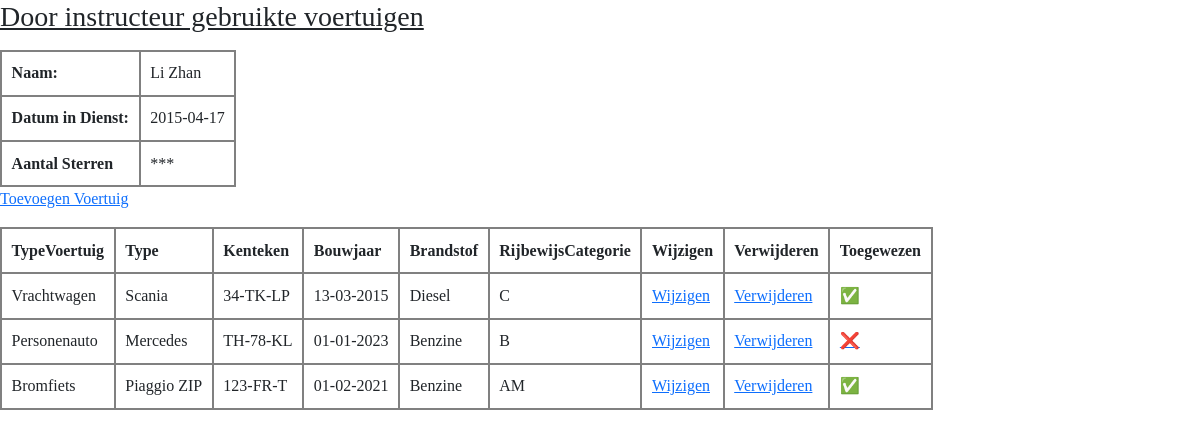
Before: /instructeur/overzichtVoertuigen/1 with the older database file.
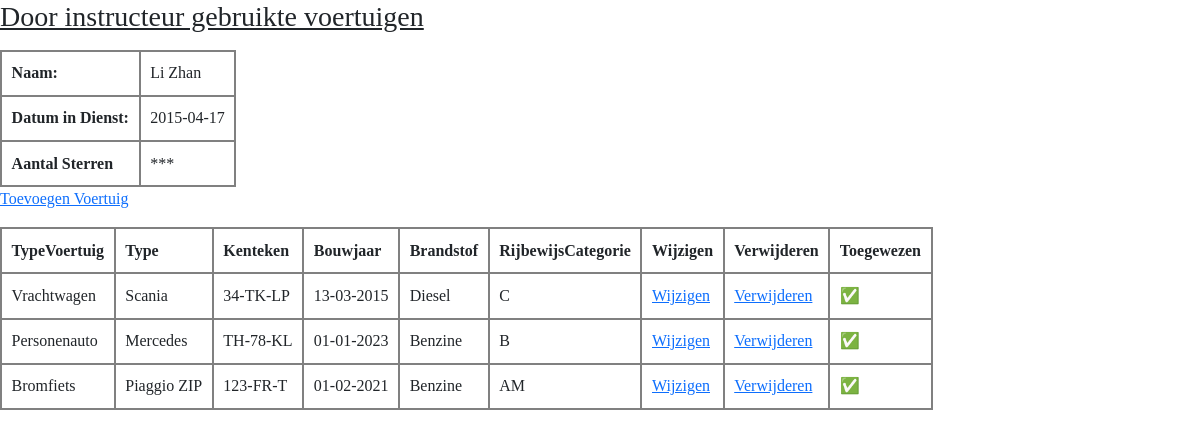
After: the same page with the newer database file.
### tables this page shows
CREATE TABLE IF NOT EXISTS Instructeur
(
    Id              TINYINT         UNSIGNED        NOT NULL    AUTO_INCREMENT
   ,Voornaam        VARCHAR(50)                     NOT NULL
   ,Tussenvoegsel   VARCHAR(10)                     NOT NULL
   ,Achternaam      VARCHAR(50)                     NOT NULL
   ,Mobiel          VARCHAR(12)                     NOT NULL
   ,DatumInDienst   DATE                            NOT NULL
   ,AantalSterren   VARCHAR(6)                      NOT NULL
   ,IsActief        BIT                             NOT NULL    DEFAULT 1
   ,Opmerkingen     VARCHAR(250)                        NULL    DEFAULT NULL
   ,DatumAangemaakt DateTime(6)                     NOT NULL
   ,DatumGewijzigd  DateTime(6)                     NOT NULL

   ,CONSTRAINT      PK_Instructeur_Id   PRIMARY KEY CLUSTERED(Id)
);

CREATE TABLE IF NOT EXISTS Voertuig
(
    Id                  TINYINT         UNSIGNED        NOT NULL    AUTO_INCREMENT
   ,Kenteken            VARCHAR(12)                     NOT NULL
   ,Type                VARCHAR(20)                     NOT NULL
   ,Bouwjaar            DATE                            NOT NULL
   ,Brandstof           VARCHAR(20)                     NOT NULL  
   ,TypeVoertuigId      TINYINT         UNSIGNED        NOT NULL  
   ,IsActief            BIT                             NOT NULL    DEFAULT 1
   ,Opmerkingen         VARCHAR(250)                        NULL    DEFAULT NULL
   ,DatumAangemaakt     DateTime(6)                     NOT NULL
   ,DatumGewijzigd      DateTime(6)                     NOT NULL

   ,CONSTRAINT      PK_Voertuig_Id   PRIMARY KEY CLUSTERED(Id)
   ,CONSTRAINT      FK_Voertuig_TypeVoertuigId_TypeVoertuig_Id  FOREIGN KEY (TypeVoertuigId) REFERENCES TypeVoertuig(Id)
);

CREATE TABLE IF NOT EXISTS TypeVoertuig
(
    Id                  TINYINT         UNSIGNED        NOT NULL    AUTO_INCREMENT
   ,TypeVoertuig        VARCHAR(20)                     NOT NULL
   ,Rijbewijscategorie  VARCHAR(5)                      NOT NULL
   ,IsActief            BIT                             NOT NULL    DEFAULT 1
   ,Opmerkingen         VARCHAR(250)                        NULL    DEFAULT NULL
   ,DatumAangemaakt     DateTime(6)                     NOT NULL
   ,DatumGewijzigd      DateTime(6)                     NOT NULL

   ,CONSTRAINT      PK_TypeVoertuig_Id   PRIMARY KEY CLUSTERED(Id)
);

### app/libraries/Database.php (called while the page is built, shortened)
<?php
class Database
{
    private $dbHandler;
    private $statement;
    public function __construct()
    {
        $conn = 'mysql:host=' . DB_HOST . ';dbname=' . DB_NAME . ';charset=UTF8';
        try {
            $this->dbHandler = new PDO($conn, DB_USER, DB_PASS);
        } catch (PDOException $e) {
            echo $e->getMessage();
        }
    }
    public function query($sql)
    {
        $this->statement = $this->dbHandler->prepare($sql);
    }
    public function resultSet()
    {
        $this->statement->execute();
        return $this->statement->fetchAll(PDO::FETCH_OBJ);
    }
    public function single()
    {
        $this->statement->execute();
        return $this->statement->fetch(PDO::FETCH_OBJ);
    }
}

### app/models/InstructeurModel.php (called while the page is built, shortened)
<?php
class InstructeurModel
{
    private $db;
    public function __construct()
    {
        $this->db = new Database();
    }
    public function getToegewezenVoertuigen($Id)
    {
        $sql = "SELECT       VOER.Type
                            ,VOER.Kenteken
                            ,VOER.Bouwjaar
                            ,VOER.Brandstof
                            ,TYVO.TypeVoertuig
                            ,TYVO.RijbewijsCategorie
                            ,VOER.Id
                            ,(SELECT COUNT(*) >= 2 from VoertuigInstructeur where VoertuigId = VOER.Id) as Multiple
                FROM        Voertuig    AS  VOER
                INNER JOIN  TypeVoertuig AS TYVO
                ON          TYVO.Id = VOER.TypeVoertuigId
                INNER JOIN  VoertuigInstructeur AS VOIN
                ON          VOIN.VoertuigId = VOER.Id
                INNER JOIN  Instructeur AS INST
                ON          VOIN.InstructeurId = INST.Id
                WHERE       INST.IsActief AND VOIN.InstructeurId = $Id
                ORDER BY    TYVO.RijbewijsCategorie DESC";
        $this->db->query($sql);
        return $this->db->resultSet();
    }
    public function getInstructeurById($Id)
    {
        $sql = "SELECT Voornaam
                      ,Tussenvoegsel
                      ,Achternaam
                      ,DatumInDienst
                      ,AantalSterren
                      ,Id
                FROM  Instructeur
                WHERE Id = $Id";
        $this->db->query($sql);
        return $this->db->single();
    }
}

### app/libraries/Core.php (called while the page is built, shortened)
<?php
 class Core
 {
    private $currentMethod = 'index';
    public function __construct()
    {
        $url = $this->getURL();
        if (file_exists('../app/controllers/' . ucwords($url[0]) . '.php')) {
            unset($url[0]);
        }
        $this->currentController = new $this->currentController();
        if (isset($url[1])) {
            if (method_exists($this->currentController, $url[1])) {
                $this->currentMethod = $url[1];
                unset($url[1]);
            }
        }
        $this->params = $url ? array_values($url): [];
        call_user_func_array([$this->currentController, $this->currentMethod], $this->params);
    }
    public function getURL()
    {
        if (isset($_GET['url'])) {
            $url = rtrim($_GET['url'], '/');
            $url = filter_var($url, FILTER_SANITIZE_URL);
            $url = explode('/', $url);
            return $url;
        } else {
            return array('Homepage', 'index');
        }
    }
 }

### app/require.php (called while the page is built, shortened)
<?php
    require_once 'libraries/Core.php';
    require_once 'libraries/BaseController.php';
    require_once 'libraries/Database.php';
    $init = new Core();

### public/index.php (called while the page is built)
<?php
    require_once '../app/require.php';

### app/controllers/Instructeur.php (the view, shortened to what this page needs)
<?php
class Instructeur extends BaseController
{
    private $instructeurModel;
    public function __construct()
    {
        $this->instructeurModel = $this->model('InstructeurModel');
    }
    public function overzichtVoertuigen($Id)
    {
        $message = $_SESSION["message"] ?? null;
        $instructeurInfo = $this->instructeurModel->getInstructeurById($Id);
        $naam = $instructeurInfo->Voornaam . " " . $instructeurInfo->Tussenvoegsel . " " . $instructeurInfo->Achternaam;
        $datumInDienst = $instructeurInfo->DatumInDienst;
        $aantalSterren = $instructeurInfo->AantalSterren;
        $result = $this->instructeurModel->getToegewezenVoertuigen($Id);
        $tableRows = "";
        if (empty($result)) {
            $tableRows = "<tr>
                            <td colspan='9'>
                                Er zijn op dit moment nog geen voertuigen toegewezen aan deze instructeur
                            </td>
                          </tr>";
        } else {
            foreach ($result as $voertuig) {
                $date_formatted = date_format(date_create($voertuig->Bouwjaar), 'd-m-Y');
                $toegewezenHtml = $voertuig->Multiple
                    ? "<a href='/instructeur/reassignVoertuig/$instructeurInfo->Id/$voertuig->Id'>❌</a>"
                    : "✅";
                $tableRows .= "<tr>
                                    <td>$voertuig->TypeVoertuig</td>
                                    <td>$voertuig->Type</td>
                                    <td>$voertuig->Kenteken</td>
                                    <td>$date_formatted</td>
                                    <td>$voertuig->Brandstof</td>
                                    <td>$voertuig->RijbewijsCategorie</td>
                                    <td><a href='/instructeur/wijzig/$voertuig->Id'>Wijzigen</a></td>
                                    <td><a href='/instructeur/unassign/$Id/$voertuig->Id'>Verwijderen</a></td>
                                    <td>$toegewezenHtml</td>
                            </tr>";
            }
        }
        $data = [
            'title'     => 'Door instructeur gebruikte voertuigen',
            'tableRows' => $tableRows,
            'naam'      => $naam,
            'datumInDienst' => $datumInDienst,
            'aantalSterren' => $aantalSterren,
            'id' => $Id,
            'message' => $message,
        ];
        $this->view('Instructeur/overzichtVoertuigen', $data);
    }
}

### app/libraries/BaseController.php (shortened to what this page needs)
<?php
class BaseController
{
    public function view($view, $data = [])
    {
        if ( file_exists('../app/views/' . $view . '.php')) {
            require_once('../app/views/' . $view . '.php');
        } else {
            echo 'De view bestaat niet';
        }
    }
    public function model($model)
    {
        if (file_exists('../app/models/' . $model . '.php')) {
            return new $model();
        } else {
            echo 'De model bestaat niet';
        }
    }
}

### app/views/Instructeur/overzichtVoertuigen.php (shortened to what this page needs)
<!doctype html>
<html lang="en">
<head>
    <link href="https://cdn.jsdelivr.net/npm/bootstrap@5.3.0-alpha3/dist/css/bootstrap.min.css" rel="stylesheet">
    <link rel="stylesheet" href="https://cdn.jsdelivr.net/npm/bootstrap-icons@1.10.4/font/bootstrap-icons.css">
    <link rel="stylesheet" href="/css/style.css">
</head>
<body>
    <h3><u><?= $data['title']; ?></u></h3>
    <table>
        <tbody>
            <tr>
                <th>Naam:</th>
                <td><?= $data['naam']; ?></td>
            </tr>
            <tr>
                <th>Datum in Dienst:</th>
                <td><?= $data['datumInDienst']; ?></td>
            </tr>
            <tr>
                <th>Aantal Sterren</th>
                <td><?= $data['aantalSterren']; ?></td>
            </tr>
        </tbody>
    </table>
    <a href="/instructeur/overzichtBeschikbareVoertuigen/<?= $data['id'] ?>">Toevoegen Voertuig</a>
    <table>
        <thead>
            <th>TypeVoertuig</th>
            <th>Type</th>
            <th>Kenteken</th>
            <th>Bouwjaar</th>
            <th>Brandstof</th>
            <th>RijbewijsCategorie</th>
            <th>Wijzigen</th>
            <th>Verwijderen</th>
            <th>Toegewezen</th>
        </thead>
        <tbody>
            <?= $data['tableRows']; ?>
        </tbody>
    </table>
</body>
</html>

### public/css/style.css (style rules this page uses)
body { font-family: Verdana; }
table { border: 2px solid gray; border-collapse: collapse; margin-top: 1em; text-align: left; }
th, td { border: 2px solid gray; padding:.6em; }

Changed rows visible on the page:
changed voertuig "Mercedes": text "❌" → "✅"
